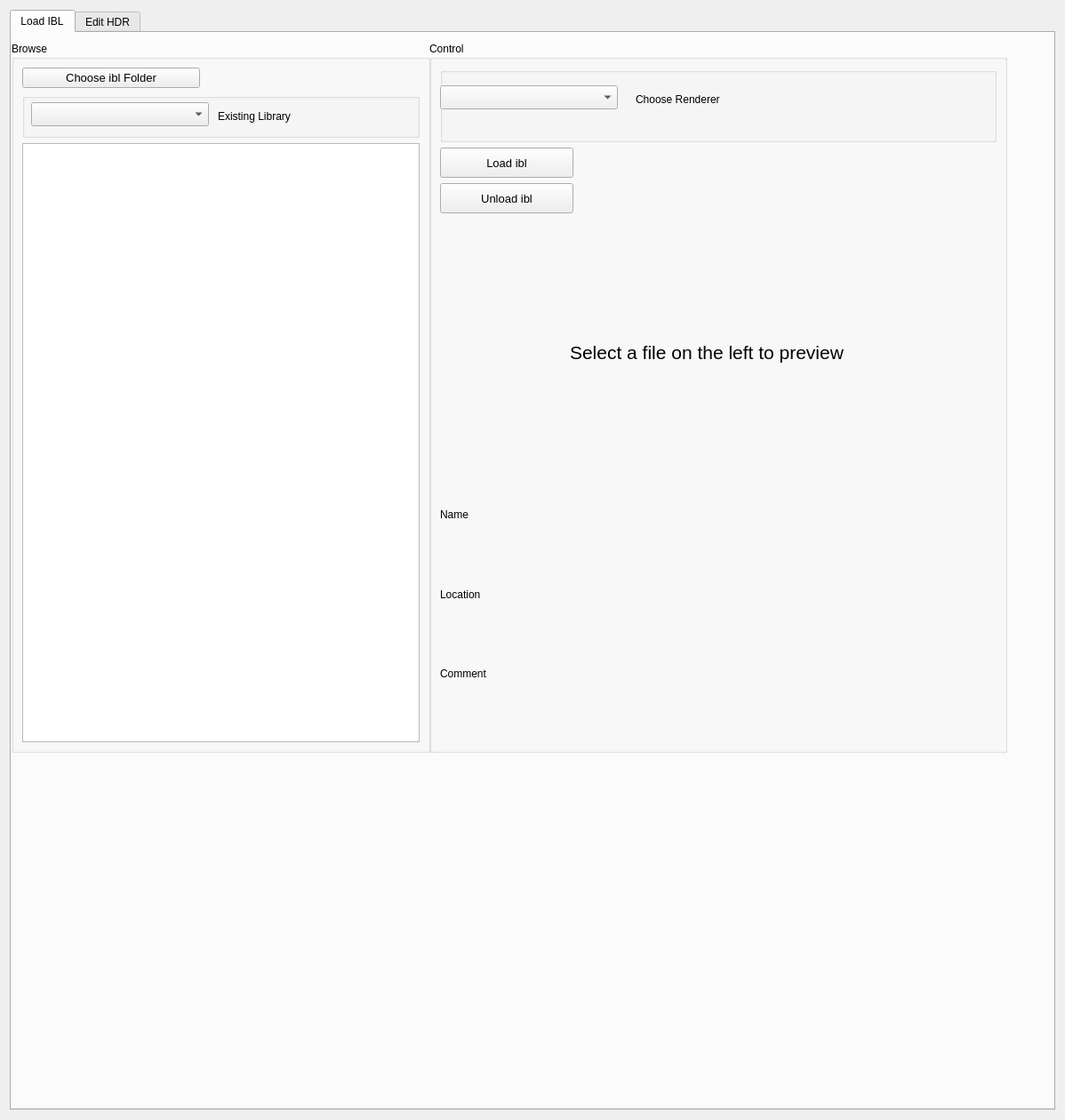
<?xml version="1.0" encoding="UTF-8"?>
<ui version="4.0">
 <class>Form</class>
 <widget class="QFrame" name="Form">
  <property name="geometry">
   <rect>
    <x>0</x>
    <y>0</y>
    <width>1198</width>
    <height>1260</height>
   </rect>
  </property>
  <property name="windowTitle">
   <string>Form</string>
  </property>
  <layout class="QHBoxLayout" name="horizontalLayout">
   <item>
    <widget class="QTabWidget" name="tabWidget">
     <property name="currentIndex">
      <number>0</number>
     </property>
     <widget class="QWidget" name="Load">
      <attribute name="title">
       <string>Load IBL</string>
      </attribute>
      <widget class="QGroupBox" name="groupBox">
       <property name="geometry">
        <rect>
         <x>0</x>
         <y>10</y>
         <width>471</width>
         <height>800</height>
        </rect>
       </property>
       <property name="maximumSize">
        <size>
         <width>1200</width>
         <height>1000</height>
        </size>
       </property>
       <property name="title">
        <string>Browse</string>
       </property>
       <layout class="QVBoxLayout" name="verticalLayout">
        <item>
         <widget class="QPushButton" name="btnBrowse">
          <property name="maximumSize">
           <size>
            <width>200</width>
            <height>34</height>
           </size>
          </property>
          <property name="font">
           <font>
            <pointsize>10</pointsize>
           </font>
          </property>
          <property name="text">
           <string>Choose ibl Folder</string>
          </property>
         </widget>
        </item>
        <item>
         <widget class="QGroupBox" name="groupBox_3">
          <property name="minimumSize">
           <size>
            <width>0</width>
            <height>50</height>
           </size>
          </property>
          <property name="title">
           <string/>
          </property>
          <widget class="QLabel" name="label_2">
           <property name="geometry">
            <rect>
             <x>220</x>
             <y>10</y>
             <width>161</width>
             <height>31</height>
            </rect>
           </property>
           <property name="text">
            <string>Existing Library</string>
           </property>
          </widget>
          <widget class="QComboBox" name="comboBox">
           <property name="geometry">
            <rect>
             <x>10</x>
             <y>10</y>
             <width>200</width>
             <height>27</height>
            </rect>
           </property>
           <property name="minimumSize">
            <size>
             <width>200</width>
             <height>0</height>
            </size>
           </property>
           <property name="maximumSize">
            <size>
             <width>400</width>
             <height>16777215</height>
            </size>
           </property>
          </widget>
         </widget>
        </item>
        <item>
         <widget class="QListWidget" name="listSiblFiles">
          <property name="minimumSize">
           <size>
            <width>100</width>
            <height>100</height>
           </size>
          </property>
          <property name="maximumSize">
           <size>
            <width>1000</width>
            <height>1000</height>
           </size>
          </property>
          <property name="font">
           <font>
            <pointsize>10</pointsize>
           </font>
          </property>
          <property name="isWrapping" stdset="0">
           <bool>false</bool>
          </property>
          <property name="wordWrap">
           <bool>false</bool>
          </property>
         </widget>
        </item>
       </layout>
      </widget>
      <widget class="QGroupBox" name="groupBox_2">
       <property name="geometry">
        <rect>
         <x>470</x>
         <y>10</y>
         <width>650</width>
         <height>800</height>
        </rect>
       </property>
       <property name="minimumSize">
        <size>
         <width>650</width>
         <height>400</height>
        </size>
       </property>
       <property name="maximumSize">
        <size>
         <width>650</width>
         <height>800</height>
        </size>
       </property>
       <property name="title">
        <string>Control</string>
       </property>
       <layout class="QVBoxLayout" name="verticalLayout_2">
        <item>
         <widget class="QGroupBox" name="groupBox_6">
          <property name="title">
           <string/>
          </property>
          <widget class="QComboBox" name="comboBoxRenderer">
           <property name="geometry">
            <rect>
             <x>0</x>
             <y>20</y>
             <width>200</width>
             <height>27</height>
            </rect>
           </property>
           <property name="minimumSize">
            <size>
             <width>200</width>
             <height>0</height>
            </size>
           </property>
           <property name="maximumSize">
            <size>
             <width>400</width>
             <height>16777215</height>
            </size>
           </property>
           <property name="toolTip">
            <string extracomment="Select a renderer"/>
           </property>
           <property name="editable">
            <bool>false</bool>
           </property>
           <property name="maxCount">
            <number>10</number>
           </property>
           <property name="minimumContentsLength">
            <number>3</number>
           </property>
          </widget>
          <widget class="QLabel" name="label_4">
           <property name="geometry">
            <rect>
             <x>220</x>
             <y>20</y>
             <width>171</width>
             <height>31</height>
            </rect>
           </property>
           <property name="text">
            <string>Choose Renderer</string>
           </property>
          </widget>
         </widget>
        </item>
        <item>
         <widget class="QPushButton" name="btnLoad">
          <property name="maximumSize">
           <size>
            <width>150</width>
            <height>34</height>
           </size>
          </property>
          <property name="font">
           <font>
            <pointsize>10</pointsize>
           </font>
          </property>
          <property name="text">
           <string>Load ibl</string>
          </property>
         </widget>
        </item>
        <item>
         <widget class="QPushButton" name="btnUnload">
          <property name="maximumSize">
           <size>
            <width>150</width>
            <height>34</height>
           </size>
          </property>
          <property name="font">
           <font>
            <pointsize>10</pointsize>
           </font>
          </property>
          <property name="text">
           <string>Unload ibl</string>
          </property>
         </widget>
        </item>
        <item>
         <widget class="QLabel" name="label">
          <property name="minimumSize">
           <size>
            <width>600</width>
            <height>300</height>
           </size>
          </property>
          <property name="maximumSize">
           <size>
            <width>600</width>
            <height>300</height>
           </size>
          </property>
          <property name="font">
           <font>
            <pointsize>16</pointsize>
            <weight>50</weight>
            <bold>false</bold>
           </font>
          </property>
          <property name="text">
           <string>Select a file on the left to preview</string>
          </property>
          <property name="alignment">
           <set>Qt::AlignCenter</set>
          </property>
         </widget>
        </item>
        <item>
         <spacer name="horizontalSpacer">
          <property name="orientation">
           <enum>Qt::Horizontal</enum>
          </property>
          <property name="sizeHint" stdset="0">
           <size>
            <width>800</width>
            <height>20</height>
           </size>
          </property>
         </spacer>
        </item>
        <item>
         <widget class="QLabel" name="nameLabel">
          <property name="layoutDirection">
           <enum>Qt::LeftToRight</enum>
          </property>
          <property name="text">
           <string>Name</string>
          </property>
          <property name="alignment">
           <set>Qt::AlignLeading|Qt::AlignLeft|Qt::AlignTop</set>
          </property>
         </widget>
        </item>
        <item>
         <widget class="QLabel" name="locationLabel">
          <property name="layoutDirection">
           <enum>Qt::LeftToRight</enum>
          </property>
          <property name="text">
           <string>Location</string>
          </property>
          <property name="alignment">
           <set>Qt::AlignLeading|Qt::AlignLeft|Qt::AlignTop</set>
          </property>
         </widget>
        </item>
        <item>
         <widget class="QLabel" name="commentLabel">
          <property name="layoutDirection">
           <enum>Qt::LeftToRight</enum>
          </property>
          <property name="text">
           <string>Comment</string>
          </property>
          <property name="alignment">
           <set>Qt::AlignLeading|Qt::AlignLeft|Qt::AlignTop</set>
          </property>
          <property name="wordWrap">
           <bool>true</bool>
          </property>
         </widget>
        </item>
       </layout>
      </widget>
     </widget>
     <widget class="QWidget" name="Edit">
      <attribute name="title">
       <string>Edit HDR</string>
      </attribute>
      <widget class="QGroupBox" name="groupBox_4">
       <property name="geometry">
        <rect>
         <x>-1</x>
         <y>9</y>
         <width>261</width>
         <height>441</height>
        </rect>
       </property>
       <property name="title">
        <string>Load HDR</string>
       </property>
       <widget class="QPushButton" name="btnLoadHDR">
        <property name="geometry">
         <rect>
          <x>10</x>
          <y>20</y>
          <width>200</width>
          <height>24</height>
         </rect>
        </property>
        <property name="maximumSize">
         <size>
          <width>200</width>
          <height>34</height>
         </size>
        </property>
        <property name="font">
         <font>
          <pointsize>10</pointsize>
         </font>
        </property>
        <property name="text">
         <string>Choose HDR File</string>
        </property>
       </widget>
      </widget>
      <widget class="QGroupBox" name="groupBox_5">
       <property name="geometry">
        <rect>
         <x>260</x>
         <y>10</y>
         <width>261</width>
         <height>441</height>
        </rect>
       </property>
       <property name="title">
        <string>Edit HDR</string>
       </property>
       <widget class="QPushButton" name="btnLoadHDR_2">
        <property name="geometry">
         <rect>
          <x>10</x>
          <y>20</y>
          <width>200</width>
          <height>24</height>
         </rect>
        </property>
        <property name="maximumSize">
         <size>
          <width>200</width>
          <height>34</height>
         </size>
        </property>
        <property name="font">
         <font>
          <pointsize>10</pointsize>
         </font>
        </property>
        <property name="text">
         <string>Create Light</string>
        </property>
       </widget>
       <widget class="QListView" name="listView">
        <property name="geometry">
         <rect>
          <x>15</x>
          <y>70</y>
          <width>231</width>
          <height>111</height>
         </rect>
        </property>
       </widget>
       <widget class="QLabel" name="label_3">
        <property name="geometry">
         <rect>
          <x>15</x>
          <y>50</y>
          <width>121</width>
          <height>20</height>
         </rect>
        </property>
        <property name="text">
         <string>Existing Lights</string>
        </property>
       </widget>
      </widget>
     </widget>
    </widget>
   </item>
  </layout>
 </widget>
 <resources/>
 <connections/>
</ui>
